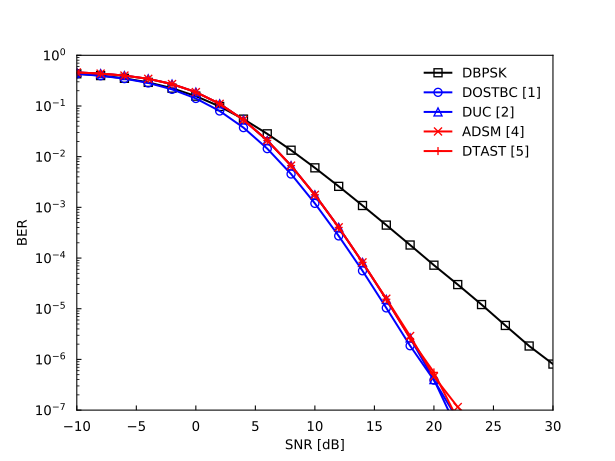

The script that drew this image:
import sys
import numpy as np
import matplotlib.pyplot as plt
from imtoolkit import Parameters, Modulator, OSTBCode, DiagonalUnitaryCode, ADSMCode, TASTCode, IdealRayleighChannel, DifferentialMLDSimulator

plt.switch_backend('agg')
plt.rcParams['xtick.direction'] = 'in'
plt.rcParams['ytick.direction'] = 'in'
plt.rcParams['markers.fillstyle'] = 'none'

def simulateBER(argstr):
    params = Parameters(argstr)
    if params.code == "symbol":
        codes = np.array(Modulator("PSK", params.L).symbols).reshape(params.L, 1, 1)
    elif params.code == "OSTBC":
        codes = OSTBCode(params.M, "PSK", params.L).codes
    elif params.code == "DUC":
        codes = DiagonalUnitaryCode(params.M, params.L).codes
    elif params.code == "ADSM":
        codes = ADSMCode(params.M, params.mod, params.L).codes
    elif params.code == "TAST":
        codes = TASTCode(params.M, params.Q, params.L).codes

    channel = IdealRayleighChannel(params.ITi, params.M, params.N)
    sim = DifferentialMLDSimulator(codes, channel)
    return sim.simulateBERParallel(params, outputFile=False, printValue=False)

if __name__ == '__main__':
    fig, ax = plt.subplots()
    ax.set_xlabel("SNR [dB]")
    ax.set_ylabel("BER")
    ax.set_xlim(-10, 30)
    plt.ylim(1e-7, 1e0)
    plt.yscale("log")
    ax.tick_params(pad=8)

    ret = simulateBER("BERP_sim=diff_channel=rayleigh_code=symbol_M=1_N=2_T=1_L=2_mod=PSK_ITo=1e3_ITi=1e5_snrfrom=-10.00_to=30.00_len=21")
    ax.plot(ret["snr_dB"], ret["ber"], color="k", marker="s", linestyle="-", label="DBPSK")

    ret = simulateBER("BERP_sim=diff_channel=rayleigh_code=OSTBC_M=2_N=2_T=2_L=2_mod=PSK_ITo=1e3_ITi=1e5_snrfrom=-10.00_to=30.00_len=21")
    ax.plot(ret["snr_dB"], ret["ber"], color="b", marker="o", linestyle="-", label="DOSTBC [1]")

    ret = simulateBER("BERP_sim=diff_channel=rayleigh_code=DUC_M=2_N=2_T=2_L=4_ITo=1e3_ITi=1e5_snrfrom=-10.00_to=30.00_len=21")
    ax.plot(ret["snr_dB"], ret["ber"], color="b", marker="^", linestyle="-", label="DUC [2]")

    ret = simulateBER("BERP_sim=diff_channel=rayleigh_code=ADSM_M=2_N=2_T=2_L=2_mod=PSK_ITo=1e3_ITi=1e5_snrfrom=-10.00_to=30.00_len=21")
    ax.plot(ret["snr_dB"], ret["ber"], color="r", marker="x", linestyle="-", label="ADSM [4]")

    ret = simulateBER("BERP_sim=diff_channel=rayleigh_code=TAST_M=2_Q=1_N=2_T=2_L=2_mod=PSK_ITo=1e3_ITi=1e5_snrfrom=-10.00_to=30.00_len=21")
    ax.plot(ret["snr_dB"], ret["ber"], color="r", marker="+", linestyle="-", label="DTAST [5]")

    handles, labels = ax.get_legend_handles_labels()
    legend = ax.legend(handles, labels, loc="best", frameon=True)
    frame = legend.get_frame()
    frame.set_facecolor('white')
    frame.set_edgecolor('white')

    #plt.show()
    plt.savefig(sys.argv[0].replace(".py", ".svg"))
